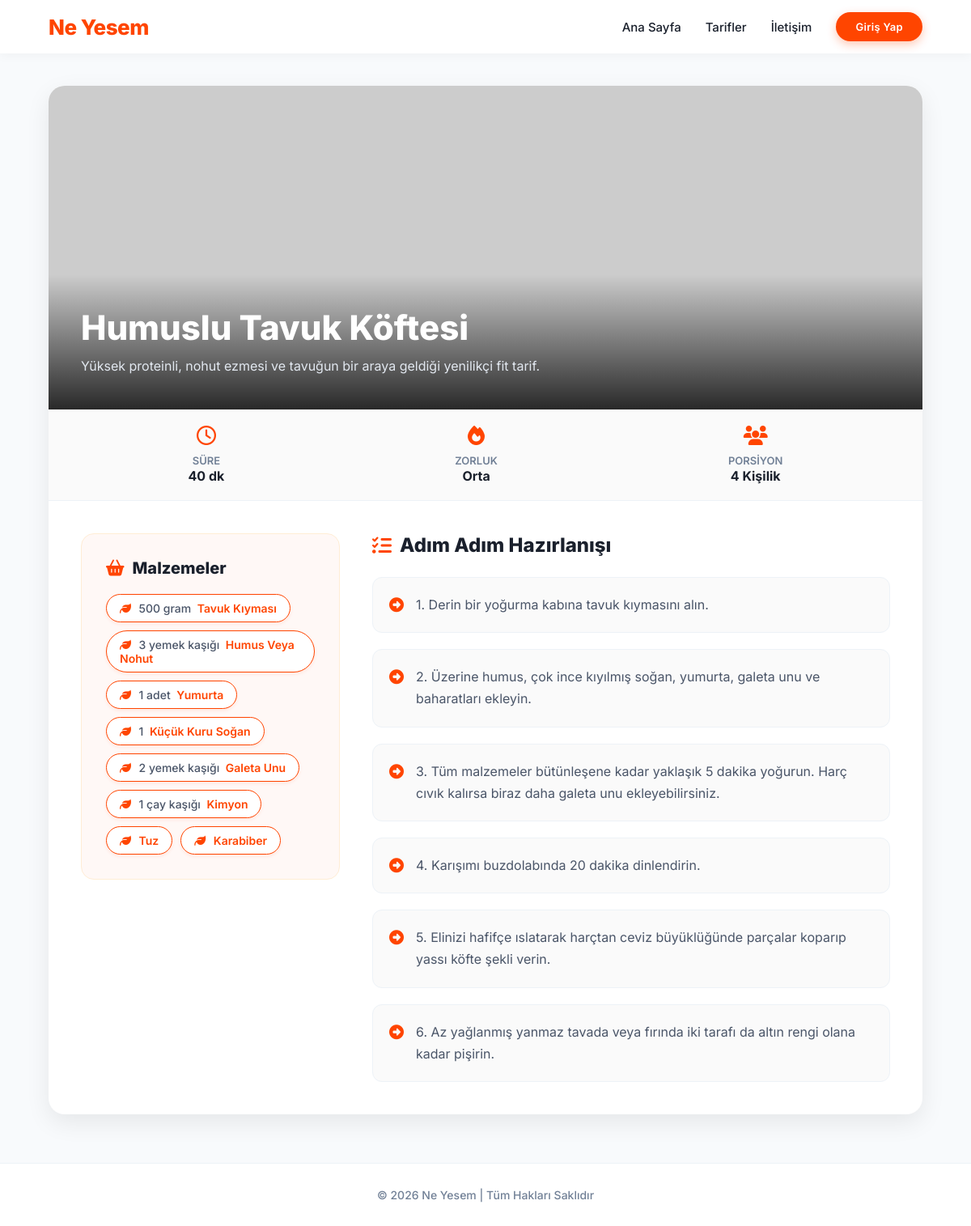
Screenshot of /tarif/10/ with the database file from the repository.
### core/models.py (models this page shows, shortened)
class Recipe(models.Model):
    title = models.CharField(max_length=200, verbose_name="Tarif Adı")
    prep_time = models.CharField(max_length=50, verbose_name="Hazırlanma Süresi")
    difficulty = models.CharField(max_length=50, verbose_name="Zorluk Derecesi")
    description = models.TextField(verbose_name="Kısa Açıklama")
    ingredients = models.TextField(verbose_name="Eski Malzemeler (Metin)", help_text="Sadece eski verileri tutmak için.", blank=True, null=True)
    ingredient_list = models.ManyToManyField(Ingredient, through='RecipeIngredient', related_name="recipes", blank=True, verbose_name="Malzemeler")
    instructions = models.TextField(verbose_name="Hazırlanışı", help_text="Adımları sırasıyla alt alta yazın.", blank=True, null=True)
    servings = models.CharField(max_length=50, verbose_name="Kaç Kişilik", blank=True, null=True)
    image_url = models.URLField(blank=True, null=True, verbose_name="Resim URL")
    author = models.ForeignKey(User, related_name='recipes', on_delete=models.CASCADE, verbose_name="Yazar", null=True, blank=True)
    created_at = models.DateTimeField(auto_now_add=True)

class RecipeIngredient(models.Model):
    recipe = models.ForeignKey('Recipe', on_delete=models.CASCADE, related_name='recipe_ingredients')
    ingredient = models.ForeignKey(Ingredient, on_delete=models.CASCADE, related_name='recipe_ingredients')
    quantity_text = models.CharField(max_length=100, verbose_name="Miktar/Birim", blank=True, null=True, help_text="Örn: 2 diş, 500 gram, 1 yemek kaşığı")
    class Meta:
        verbose_name = "Tarif Malzemesi"
        verbose_name_plural = "Tarif Malzemeleri"

class Ingredient(models.Model):
    name = models.CharField(max_length=100, unique=True, verbose_name="Malzeme Adı")

### core/views.py (the view)
# urls.py: path("tarif/<int:pk>/", views.RecipeDetailView.as_view(), name="recipe_detail"),
class RecipeDetailView(DetailView):
    model = Recipe
    template_name = 'recipe_detail.html'
    context_object_name = 'recipe'

### templates/recipe_detail.html (shortened to what this page needs)
{% extends "base.html" %}
{% block content %}
<div style="background: white; border-radius: 20px; box-shadow: 0 10px 30px rgba(0,0,0,0.08); overflow: hidden; margin-bottom: 50px;">
    <div style="position: relative; width: 100%; height: 400px; background: url('{{ recipe.image_url|default:'https://images.unsplash.com/photo-1495521821757-a1efb6729352?auto=format&fit=crop&w=1920&q=80' }}') center/cover no-repeat;">
        <div style="position: absolute; bottom: 0; left: 0; width: 100%; padding: 40px; background: linear-gradient(transparent, rgba(0,0,0,0.8));">
            <h1 style="color: white; font-size: 42px; font-weight: 800; margin-bottom: 10px;">{{ recipe.title }}</h1>
            <p style="color: #e2e8f0; font-size: 16px; max-width: 800px; line-height: 1.6;">{{ recipe.description }}</p>
        </div>
    </div>
    <div style="display: flex; background: #fafafa; border-bottom: 1px solid #edf2f7; padding: 20px 40px; justify-content: space-around; flex-wrap: wrap; gap: 20px;">
        <div style="text-align: center; color: var(--text-main);">
            <i class="fa-regular fa-clock" style="font-size: 24px; color: var(--primary); margin-bottom: 8px; display: block;"></i>
            <span style="font-size: 13px; font-weight: 600; color: var(--text-muted); text-transform: uppercase;">Süre</span>
            <div style="font-size: 16px; font-weight: 700;">{{ recipe.prep_time }}</div>
        </div>
        <div style="text-align: center; color: var(--text-main);">
            <i class="fa-solid fa-fire" style="font-size: 24px; color: var(--primary); margin-bottom: 8px; display: block;"></i>
            <span style="font-size: 13px; font-weight: 600; color: var(--text-muted); text-transform: uppercase;">Zorluk</span>
            <div style="font-size: 16px; font-weight: 700;">{{ recipe.difficulty }}</div>
        </div>
        <div style="text-align: center; color: var(--text-main);">
            <i class="fa-solid fa-users" style="font-size: 24px; color: var(--primary); margin-bottom: 8px; display: block;"></i>
            <span style="font-size: 13px; font-weight: 600; color: var(--text-muted); text-transform: uppercase;">Porsiyon</span>
            <div style="font-size: 16px; font-weight: 700;">{{ recipe.servings|default:'Belirtilmemiş' }}</div>
        </div>
    </div>
    <div style="padding: 40px; display: grid; grid-template-columns: 1fr 2fr; gap: 40px;">
        <div style="background: #fff8f6; padding: 30px; border-radius: 16px; align-self: start; border: 1px solid #ffedd5;">
            <h3 style="font-size: 20px; font-weight: 800; color: var(--text-main); margin-bottom: 20px; display: flex; align-items: center;">
                <i class="fa-solid fa-basket-shopping" style="color: var(--primary); margin-right: 10px;"></i> Malzemeler
            </h3>
            <ul style="list-style: none; padding: 0; margin: 0; display: flex; flex-wrap: wrap; gap: 10px;">
                {% for ri in recipe.recipe_ingredients.all %}
                    <li>
                        <a href="{% url 'ingredient_filter' ri.ingredient.name %}" style="display: inline-block; padding: 8px 16px; background: white; border: 1px solid var(--primary); color: var(--primary); border-radius: 50px; font-size: 14px; font-weight: 600; text-decoration: none; transition: all 0.3s ease; box-shadow: 0 2px 4px rgba(255,69,0,0.1);" onmouseover="this.style.background='var(--primary)'; this.style.color='white';" onmouseout="this.style.background='white'; this.style.color='var(--primary)';">
                            <i class="fa-solid fa-leaf" style="margin-right: 6px;"></i>
                            {% if ri.quantity_text %}<span style="color: #4a5568; font-weight: 500; margin-right: 4px;">{{ ri.quantity_text }}</span>{% endif %}
                            {{ ri.ingredient.name }}
                        </a>
                    </li>
                {% empty %}
                    <p style="color: #a0aec0; font-size: 14px;">Henüz malzeme eklenmemiş.</p>
                {% endfor %}
            </ul>
        </div>
        <div>
            <h3 style="font-size: 24px; font-weight: 800; color: var(--text-main); margin-bottom: 25px; display: flex; align-items: center;">
                <i class="fa-solid fa-list-check" style="color: var(--primary); margin-right: 10px;"></i> Adım Adım Hazırlanışı
            </h3>
            <div style="display: flex; flex-direction: column; gap: 20px;">
                {% for instruction in recipe.instructions.splitlines %}
                    {% if instruction.strip %}
                    <div style="display: flex; align-items: flex-start; background: #fafafa; padding: 20px; border-radius: 12px; border: 1px solid #edf2f7;">
                        <div style="flex-shrink: 0; margin-right: 15px; color: var(--primary); margin-top: 4px;">
                            <i class="fa-solid fa-circle-right" style="font-size: 18px;"></i>
                        </div>
                        <div style="flex-grow: 1; font-size: 16px; color: #4a5568; line-height: 1.7;">
                            {{ instruction }}
                        </div>
                    </div>
                    {% endif %}
                {% endfor %}
            </div>
        </div>
    </div>
</div>
{% endblock %}

### templates/base.html (style rules this page uses)
:root { --primary: #FF4500; --primary-hover: #E63E00; --bg-color: #F8FAFC; --text-main: #1a202c; --text-muted: #718096; --shadow-sm: 0 4px 12px rgba(0,0,0,0.03); --shadow-md: 0 8px 24px rgba(0,0,0,0.06); --shadow-lg: 0 16px 32px rgba(0,0,0,0.1); }
* { margin: 0; padding: 0; box-sizing: border-box; font-family: 'Inter', sans-serif; }
body { background-color: var(--bg-color); color: var(--text-main); -webkit-font-smoothing: antialiased; }

### rows the page displays
Recipe: title "Humuslu Tavuk Köftesi", description "Yüksek proteinli, nohut ezmesi ve tavuğun bir araya geldiği yenilikçi fit tarif.", prep_time "40 dk", difficulty "Orta", servings "4 Kişilik"
RecipeIngredient: quantity_text "500 gram", ingredient.name "Tavuk Kıyması"
RecipeIngredient: quantity_text "3 yemek kaşığı", ingredient.name "Humus Veya Nohut"
RecipeIngredient: quantity_text "1 adet", ingredient.name "Yumurta"
RecipeIngredient: quantity_text "1", ingredient.name "Küçük Kuru Soğan"
RecipeIngredient: quantity_text "2 yemek kaşığı", ingredient.name "Galeta Unu"
RecipeIngredient: quantity_text "1 çay kaşığı", ingredient.name "Kimyon"
RecipeIngredient: ingredient.name "Tuz"
RecipeIngredient: ingredient.name "Karabiber"

### other values shown
{{ instruction }} "1. Derin bir yoğurma kabına tavuk kıymasını alın." "2. Üzerine humus, çok ince kıyılmış soğan, yumurta, galeta unu ve baharatları ekleyin." "3. Tüm malzemeler bütünleşene kadar yaklaşık 5 dakika yoğurun. Harç cıvık kalırsa biraz daha galeta unu ekleyebilirsiniz." "4. Karışımı buzdolabında 20 dakika dinlendirin." "5. Elinizi hafifçe ıslatarak harçtan ceviz büyüklüğünde parçalar koparıp yassı köfte şekli verin." "6. Az yağlanmış yanmaz tavada veya fırında iki tarafı da altın rengi olana kadar pişirin."
